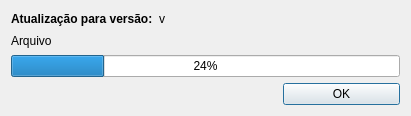
<?xml version="1.0" encoding="UTF-8"?>
<ui version="4.0">
 <class>UpdateManagerWindow</class>
 <widget class="QDialog" name="UpdateManagerWindow">
  <property name="geometry">
   <rect>
    <x>0</x>
    <y>0</y>
    <width>411</width>
    <height>116</height>
   </rect>
  </property>
  <property name="windowTitle">
   <string>Update Manager</string>
  </property>
  <property name="modal">
   <bool>true</bool>
  </property>
  <layout class="QGridLayout" name="gridLayout">
   <item row="0" column="0">
    <widget class="QLabel" name="label">
     <property name="font">
      <font>
       <weight>75</weight>
       <bold>true</bold>
      </font>
     </property>
     <property name="text">
      <string>Atualização para versão:</string>
     </property>
    </widget>
   </item>
   <item row="0" column="1" colspan="2">
    <widget class="QLabel" name="versionLabel">
     <property name="text">
      <string>v</string>
     </property>
    </widget>
   </item>
   <item row="1" column="0" colspan="3">
    <widget class="QLabel" name="label_2">
     <property name="text">
      <string>Arquivo</string>
     </property>
    </widget>
   </item>
   <item row="2" column="0" colspan="3">
    <widget class="QProgressBar" name="progressBar">
     <property name="value">
      <number>24</number>
     </property>
    </widget>
   </item>
   <item row="3" column="2">
    <widget class="QPushButton" name="pushButton">
     <property name="text">
      <string>OK</string>
     </property>
    </widget>
   </item>
  </layout>
 </widget>
 <resources/>
 <connections/>
</ui>
